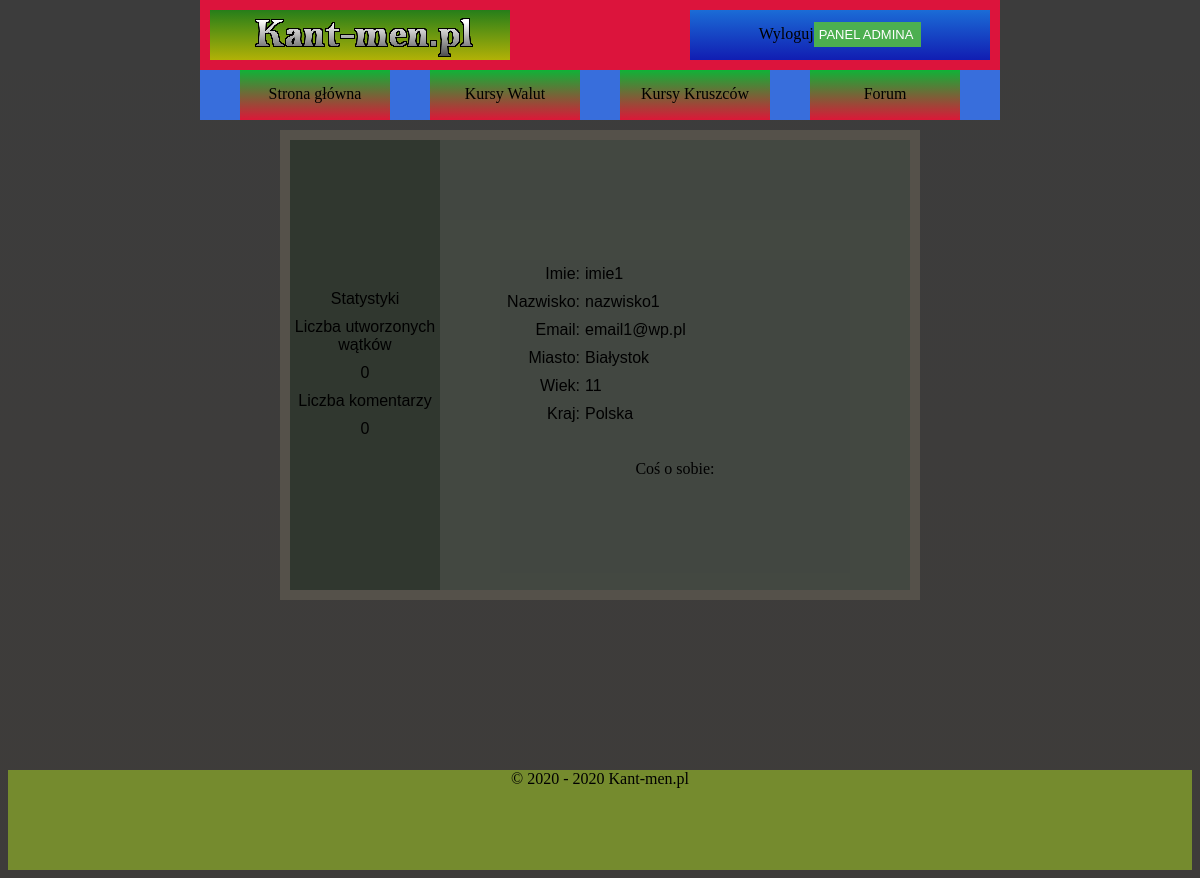
/profilowe.php?user=1, run on an earlier commit of the app's database.
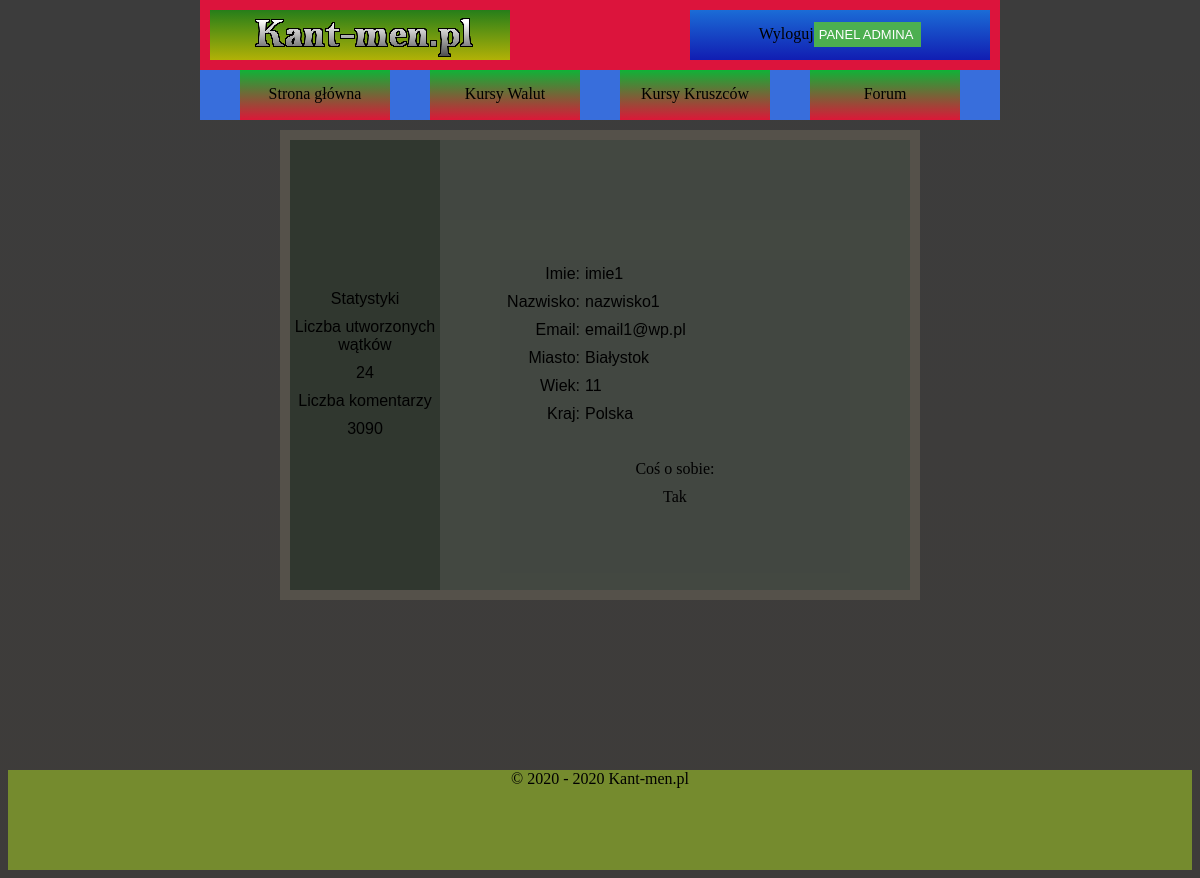
And on a later commit of the database.
### tables this page shows
CREATE TABLE `user` (
  `ID_USER` int(10) NOT NULL,
  `LOGIN` varchar(20) NOT NULL,
  `HASLO` char(64) NOT NULL,
  `IMIE` varchar(50) NOT NULL,
  `NAZWISKO` varchar(50) NOT NULL,
  `EMAIL` varchar(50) NOT NULL,
  `WIEK` int(10) NOT NULL,
  `MIASTO` varchar(50) NOT NULL,
  `KRAJ` varchar(50) NOT NULL,
  `OPIS_PROFILU` text DEFAULT NULL,
  `ZDJECIE` blob DEFAULT NULL,
  `STW_WATKI` int(10) NOT NULL DEFAULT 0,
  `LICZ_KOMENTARZY` int(10) NOT NULL DEFAULT 0,
  `UPRAWNIENIA` varchar(10) NOT NULL DEFAULT 'USER'
);

### profilowe.php (the view, shortened to what this page needs)
<?php
require_once "PolaczeniezMySQL.php";
$polaczenie = @new mysqli($host,$db_user,$db_password,$db_name);
if($polaczenie->connect_errno!=0)
{
    echo "Error: ".$polaczenie->connect_errno;
}
else
{
$rezultat = $polaczenie->query("SELECT * FROM user WHERE ID_USER=" . $_GET['user']);
if (!$rezultat)
{
    throw new Exception($polaczenie->error);
}
else
{
$row = mysqli_fetch_array($rezultat);
?>
<!DOCTYPE HTML>
<html>
<head>
    <link href="CSS/styleGlowne.css" rel="stylesheet" type="text/css">
    <link href="CSS/styleProfilowe.css" rel="stylesheet" type="text/css">
</head>
<body>
<?php
include_once('rysowanieMenu.php');
?>
<main>
    <article class="artykol">
        <div class="lewybaner">
            <div class="pro_avatar">
                <?php
                if ($row['ZDJECIE'] != NULL) {
                    echo '<div class="p_avatar" style="" alt="zdjecie profilowe" />';
                } else {
                    echo '<div class="p_avatar" alt="zmienilo"/>';
                }
                ?>
            </div>
            <div class="pro_statystyki">
                <div class="staty">Statystyki</div>
                <div class="staty">Liczba utworzonych wątków</div>
                <div class="staty"><?php echo $row['STW_WATKI']; ?></div>
                <div class="staty">Liczba komentarzy</div>
                <div class="staty"><?php echo $row['LICZ_KOMENTARZY']; ?></div>
            </div>
        </div>
        <div class="prawybaner">
            <div class="pro_nicname">
            </div>
            <div class="pro_szczegolowe">
                <div class="lewy_szcz">
                    <div class="staty">Imie:</div>
                    <div class="staty">Nazwisko:</div>
                    <div class="staty">Email:</div>
                    <div class="staty">Miasto:</div>
                    <div class="staty">Wiek:</div>
                    <div class="staty">Kraj:</div>
                </div>
                <div class="prawy_szcz">
                    <div class="staty" id="imie"><?php echo $row['IMIE']; ?></div>
                    <div class="staty" id="nazwisko"><?php echo $row['NAZWISKO']; ?></div>
                    <div class="staty" id="email"><?php echo $row['EMAIL']; ?></div>
                    <div class="staty" id="miasto"><?php echo $row['MIASTO']; ?></div>
                    <div class="staty" id="wiek"><?php echo $row['WIEK']; ?></div>
                    <div class="staty" id="kraj"><?php echo $row['KRAJ']; ?></div>
                </div>
                <div class="o_sobie">Coś o sobie:</div>
                <div class="staty_opis"><?php echo $row['OPIS_PROFILU']; ?></div>
            </div>
        </div>
    </article>
    <?php
    }
    }
    ?>
</main>
<?php
include_once('rysowanieStopki.php');
?>
</body>
</html>

What changed in the data, as far as the page shows it:
changed user "imie1": STW_WATKI "0" → "24"; LICZ_KOMENTARZY "0" → "3090"; OPIS_PROFILU (not shown) → "Tak"
